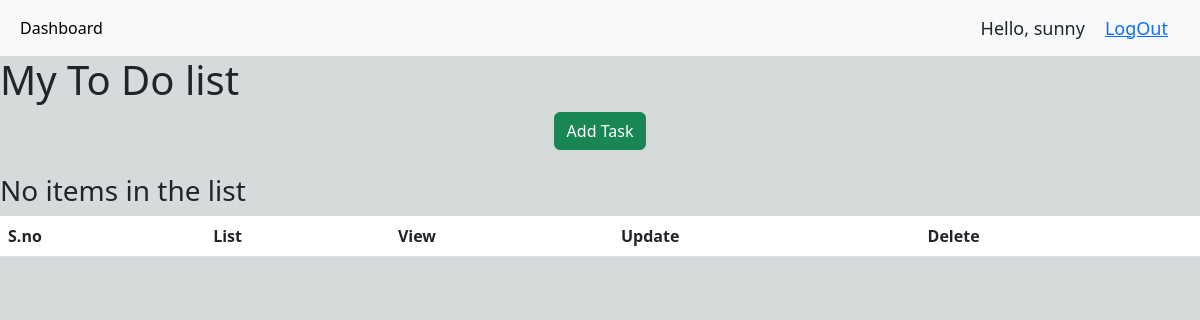
The app's page / (signed in), older data.
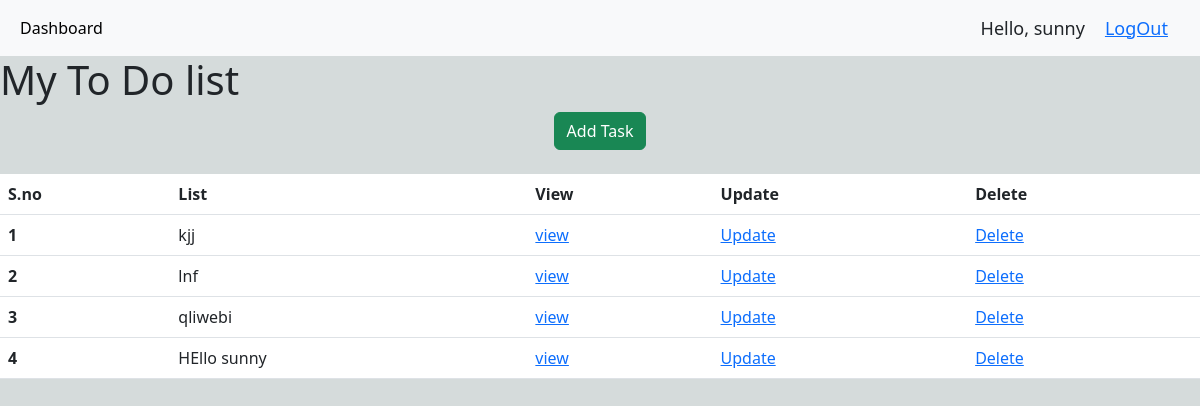
The same page, newer data.
### base/models.py (models this page shows, shortened)
class Task(models.Model):
    user = models.ForeignKey(
        User, on_delete=models.CASCADE, null=True)
    title = models.CharField(max_length=200)
    description = models.TextField(null=True, blank=True)
    complete = models.BooleanField(default=False)
    create = models.DateTimeField(auto_now_add=True)
    class Meta:
        permissions = [
            ('can_view_all_todos', 'Can view all todos'),
        ]
        ordering = ['complete']

### base/views.py (the view)
# urls.py: path('', views.taskList, name="taskList"),
@login_required(login_url='login')
def taskList(request):
    list = Task.objects.filter(user=request.user)
    context = {'list': list}
    return render(request, 'base/task_list.html', context)

### base/templates/base/task_list.html (shortened to what this page needs)
{% extends 'base/main.html' %}
{% block content %}
{% include 'base/navbar.html' %}
<div>
    <h1>My To Do list</h1>
    <center><a class="btn btn-success" href="{% url 'create' %}" role="button">Add Task</a></center>
</div>
<br>
<table class="table">
    <thead>
      <tr>
        <th scope="col">S.no</th>
        <th scope="col">List</th>
        <th scope="col">View</th>
        <th scope="col">Update</th>
        <th scope="col">Delete</th>
      </tr>
    </thead>
    <tbody>
    {% for i in list %}
      <tr>
        <th scope="row">{{forloop.counter}}</th>
        <td>{{i.title}}</td>
        <td><a href="{% url 'taskdetail' i.id %}">view</a></td>
        <td><a href="{% url 'update' i.id %}">Update</a></td>
        <td><a href="{% url 'delete' i.id %}">Delete</a></td>
      </tr>
      {% empty %}
      <h3>No items in the list</h3>
      {% endfor %}
    </tbody>
  </table>
{% endblock content %}

Row changes from the older to the newer data that the page shows:
added Task: title "kjj"
added Task: title "lnf"
added Task: title "qliwebi"
added Task: title "HEllo sunny"
Text that changed along with them:
text no longer shown: "No items in the list"
